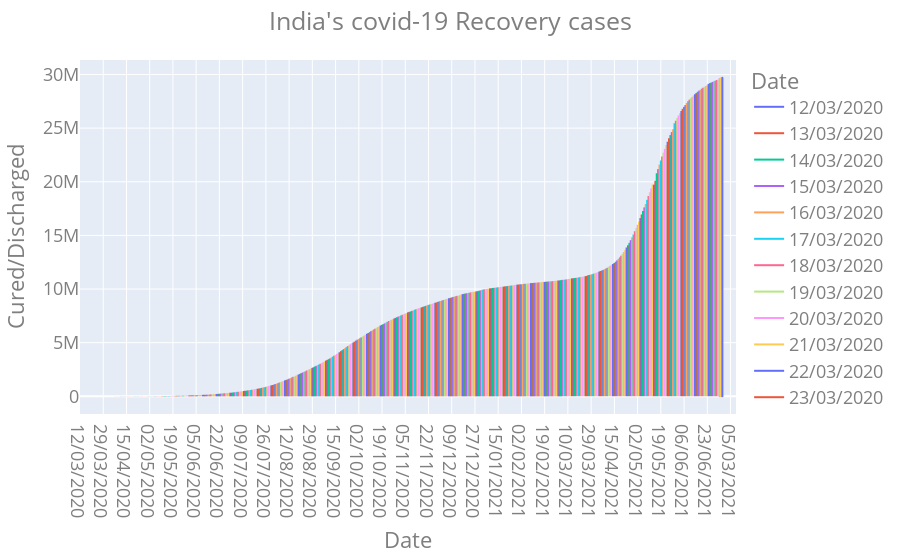

Here is the notebook cell this chart was saved with:
### Code cell
import plotly.express as px
data= pd.read_csv("C:/Users\91892\Downloads\COVID-19 Cases(10-07-2021).csv")
fig = px.line(data, x='Date', y='Cured/Discharged', color='Date')
fig.update_layout(font=dict(size=18,color="#7f7f7f"))
fig.update_layout(title_text= "India's covid-19 Recovery cases", title_x = 0.5)
fig.show()
